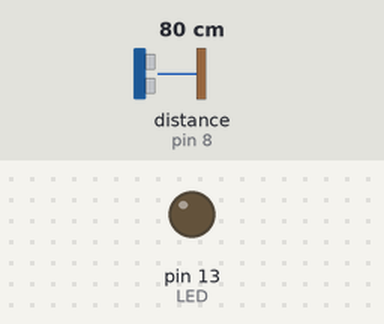
Recording of a sketch running on a simulated Arduino Uno, built with avr-gcc and run on an emulated ATmega328P. Parts: output pins drawn as LEDs (lit = HIGH). Wiring (inferred from the names in the program): ultrasonic range finder: trigger pin 7; echo pin 8. The inputs (shaded band) are chosen by the test bench; at power-on: distance to the obstacle (sensor on pin 8) 80 cm. The echo pulse lasts 58.3 µs per cm; pins used as bus, display or sensor lines are not drawn.

Above: at 1.2 s.
1.3 s: distance to the obstacle (sensor on pin 8) set to 13 cm
2.8 s: distance to the obstacle (sensor on pin 8) set to 10 cm
At 3.4 s:
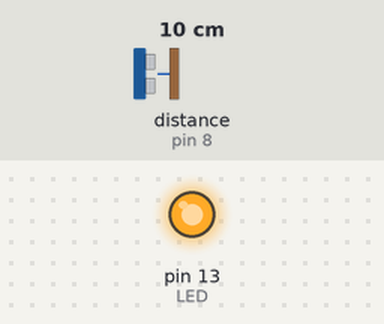
4.3 s: distance to the obstacle (sensor on pin 8) set to 18 cm
At 5.5 s:
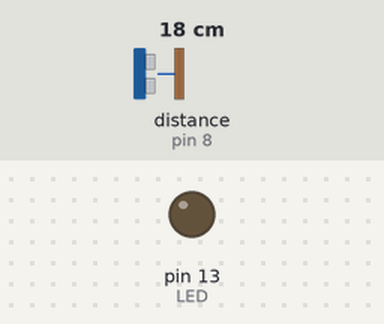
5.8 s: distance to the obstacle (sensor on pin 8) set to 2 cm
At 6.8 s:
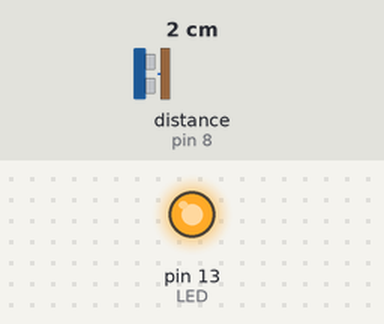
Timing chart, 0 to 8.3 s (numbered marks = the images above; inputs shaded):
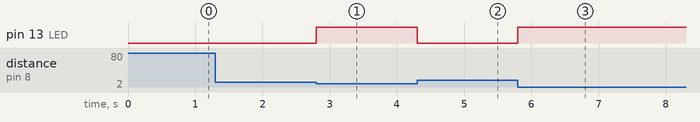

The sketch:

Ultrasonic_Sensor.ino
```cpp
// Vars for Pins
int LED  = 13;
int Trig = 7;
int Echo = 8;

// Vars for calculating distance
int value;
int Time;


void setup()
{
	pinMode(LED, OUTPUT);
	pinMode(Trig, OUTPUT);
	pinMode(Echo, INPUT);
}


void loop()
{
	// Clear Trig
	digitalWrite(Trig, LOW);
	delayMicroseconds(2);

	// Send Pulse
	digitalWrite(Trig, HIGH);
	delayMicroseconds(10);
	digitalWrite(Trig, LOW);

	// Calc dist
	Time = pulseIn(Echo, HIGH);
	value = Time * 0.034 / 2;

	if (value <= 10)
	{
		// Dis <= 10cm
		digitalWrite(LED, HIGH);
	}
	else
	{
		// Dis < 10cm
		digitalWrite(LED, LOW);
	}
}
```

Measured:
- the behaviour switches between 12 and 11 cm on distance to the obstacle (sensor on pin 8) (found by bisection; images 0 and 1)
- after the input at 1.3 s, every drawn part: stays the same
- after the input at 2.8 s, pin 13 (LED): LOW → HIGH at once
- after the input at 4.3 s, pin 13 (LED): HIGH → LOW at once
- after the input at 5.8 s, pin 13 (LED): LOW → HIGH at once
